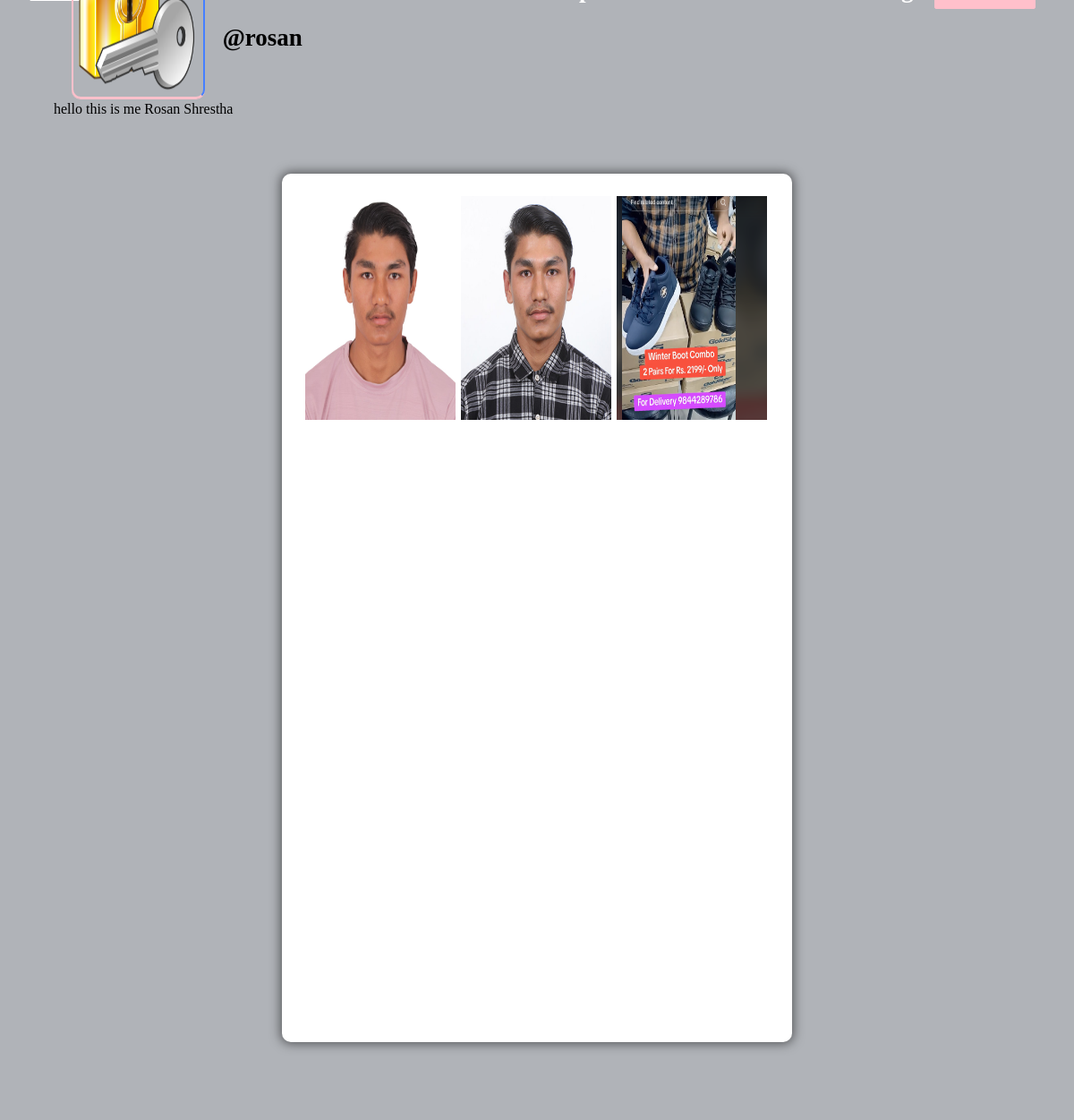
Screenshot of /profile/rosan (signed in) with the database file from the repository.
### post/models.py (models this page shows, shortened)
class UserProfile(models.Model):
    user = models.OneToOneField(User, on_delete=models.CASCADE)
    id_user=models.IntegerField(default=0)
    bio = models.TextField(blank=True)
    profileimg = models.ImageField(upload_to='profile_images', default='user_icon.png')
    location = models.CharField(max_length=100, blank=True)
    email=models.EmailField(blank=True, max_length=254)

class Post(models.Model):
    id=models.UUIDField(primary_key=True, default=uuid.uuid4)
    user=models.CharField(max_length=100)
    image=models.ImageField(upload_to='post_images')
    caption=models.TextField()
    created_at=models.DateTimeField(default=datetime.now)
    no_of_likes=models.IntegerField(default=0)

### post/views.py (the view)
# urls.py: path('profile/<str:pk>',views.profile,name='profile'),
@login_required(login_url='signin')
def profile(request,pk):
    user_object = User.objects.get(username=pk)
    user_profile, created = UserProfile.objects.get_or_create(user=user_object)
    user_posts = Post.objects.filter(user=pk)
    user_post_length = len(user_posts)
    follower=request.user.username
    user=pk
    if FollowerCount.objects.filter(follower=follower,user=user).first():
        button_text='Unfollow'
    else:
        button_text='Follow'
    user_followers=len(FollowerCount.objects.filter(user=pk))
    user_following=len(FollowerCount.objects.filter(follower=pk))
    context={
        'user_object':user_object,
        'user_profile':user_profile,
        'user_posts':user_posts,
        'user_post_length':user_post_length,
        'button_text':button_text,
        'user_follower':user_followers,
        'user_following':user_following
    }
    return render(request,'profile.html',context)

### templates/profile.html (shortened to what this page needs)
{% load static %}
<!DOCTYPE html>
<html lang="en">
<head>
    <link rel="stylesheet" href="{% static 'css/main.min.css' %}">
    <link rel="stylesheet" href="{% static 'css/style.css' %}">
    <link rel="stylesheet" href="{% static 'css/color.css' %}">
    <link rel="stylesheet" href="{% static 'css/responsive.css' %}">
</head>
<body>
	<section>
			<div class="feature-photo">
				<figure><img src="{% static 'images/resources/timeline-1.jpg' %}" alt=""></figure>
				<form action="{% url 'follow'%}" method="POST">
					<div class="add-btn">
					{% if user_object.username == user.username %}
					<a href="/settings" data-ripple="">
						Account Setting
					</a>
					{% else %}
						 <a data-ripple="" ><button type="submit" style="background-color: #ffc0cb; border: #ffc0cb;">{{ button_text}}</button></a>
					{% endif %}
					</div>
				</form>
				<div class="container-fluid">
					<div class="row merged">
						<div class="col-lg-2 col-sm-3">
							<div class="user-avatar">
								<figure>
									<img src="{{user_profile.profileimg.url}}" style="height: 250px; width: 100%;" alt="profile">
								</figure>
							</div>
						</div>
						<div class="col-lg-10 col-sm-9">
							<div class="timeline-info">
								<ul>
									<li class="admin-name">
									  <h5 style="color: black;white-space: nowrap; width: 110px; font-size: 27px;"><b>@{{user_profile.user.username}}</b></h5>
									</li>
								</ul>
							</div>
						</div>
					</div>
				</div>
			</div>
		</section>
		<section>
			<div class="bio">
				{{user_profile.bio}}
			</div>
		</section>
	<section>
		<div class="gap gray-bg">
			<div class="container-fluid">
				<div class="row">
					<div class="col-lg-12">
						<div class="row" id="page-contents">
							<div class="col-lg-3">
								<aside class="sidebar static">
								</aside>
							</div>
							<div class="col-lg-6">
								<div class="central-meta">
									<ul class="photos">
					                    {% for post in user_posts %}
										<li>
											<a class="strip" href="{{ post.image.url }}" title="" data-strip-group="mygroup" data-strip-group-options="loop: false">
												<img src="{{ post.image.url }}" style="height: 250px; width: 300px;" alt=""></a>
										</li>
                                        {% endfor %}
									</ul>
								</div>
							</div>
							<div class="col-lg-3">
								<aside class="sidebar static">
								</aside>
							</div>
						</div>
					</div>
				</div>
			</div>
		</div>
	</section>
</body>
</html>

### static/css/color.css (style rules this page uses)
#nprogress .bar, .timeline-info > ul li a::before, .add-btn > a, .activitiez > li::before, form button, .colla-apps > li a:hover, a.underline:before, .setting-row input:checked + label, .user-avatar:hover .edit-phto, .error-meta > a, .color-bg, .add-butn, .nav.nav-tabs.likes-btn > li a.active, a.dislike-btn, .drop > a:hover, .btn-view.btn-load-more:hover, .accordion .card h5 button[aria-expanded="true"], .chat-head, .f-page > figure em, .inbox-panel-head > ul > li > a, .nav-tabs--left .nav-link.active, .nav-tabs--left .nav-link.active:hover, footer .widget-title h4::before, #topcontrol, .sidebar .widget-title::before, .f-title::before, .g-post-classic > figure > i::after, .purify > a, .help-list > a:hover, .open-position::before, .info > a, .category-box:hover, .category-box.selected, a.main-btn, .section-heading::before, .getquot-baner, .more-branches > h4::before, .is-helpful > a, .cart-optionz > li > a:hover, .paginationz > li a:hover, .paginationz > li a.active, .shopping-cart, a.btn2:hover, .form-submit > input[type="submit"], button.submit-checkout, .delete-cart:hover, .proceed .button, .amount-area .update-cart, a.addnewforum, .apply-bttons > a { background: orange; }

### static/css/responsive.css (style rules this page uses)
@media screen and (max-width: 1281px) and (min-width: 1024px) { .photos > li { min-width: 32.2%; width: 32.2%; } }
@media screen and (max-width: 1281px) and (min-width: 1024px) { .timeline-info { line-height: 51px; } }
@media screen and (max-width: 1281px) and (min-width: 1024px) { .timeline-info .admin-name > h5 { font-size: 20px; } }
@media screen and (max-width: 1281px) and (min-width: 1024px) { .user-avatar { width: 80.2% } }

### rows the page displays
UserProfile: profileimg (picture), user.username "rosan", bio "hello this is me Rosan Shrestha"
Post: image (picture)
Post: image (picture)
Post: image (picture)
